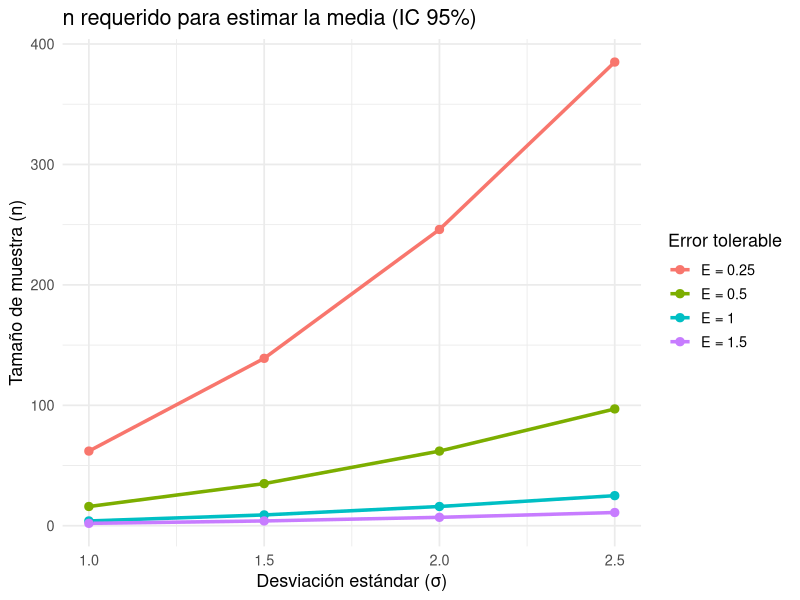
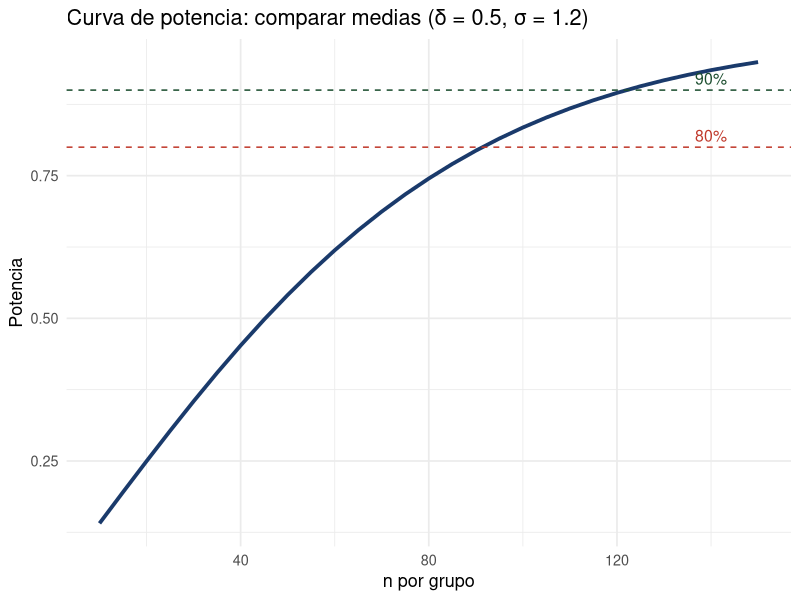

These charts were generated, in order, by the following R code:
## ---- chunk 1
#| echo: true
z <- qnorm(0.975)   # z para 95%
sigma <- 2.0
E <- 0.5

n_exacto <- (z * sigma / E)^2
n <- ceiling(n_exacto)
cat("n exacto:", round(n_exacto, 4), "\n")
cat("n requerido:", n, "parcelas\n")
## ---- chunk 2
#| echo: true
#| fig-height: 4
library(ggplot2); library(tidyverse)
z95 <- qnorm(0.975)
df <- expand_grid(E = c(0.25, 0.5, 1.0, 1.5),
                  sigma = c(1.0, 1.5, 2.0, 2.5)) |>
  mutate(n = ceiling((z95 * sigma / E)^2),
         E_label = paste0("E = ", E))

ggplot(df, aes(x = sigma, y = n, color = E_label, group = E_label)) +
  geom_line(linewidth = 1.2) +
  geom_point(size = 2.5) +
  labs(x = "Desviación estándar (σ)", y = "Tamaño de muestra (n)",
       color = "Error tolerable",
       title = "n requerido para estimar la media (IC 95%)") +
  theme_minimal(base_size = 13)
## ---- chunk 3
#| echo: true
z <- qnorm(0.975)
E <- 0.04
p_cons <- 0.5   # conservador

n_cons <- ceiling(z^2 * p_cons * (1 - p_cons) / E^2)
cat("n conservador (p = 0.5):", n_cons, "\n")

# Si se estima p ≈ 0.35 de estudios previos
p_prev <- 0.35
n_prev <- ceiling(z^2 * p_prev * (1 - p_prev) / E^2)
cat("n con p estimada = 0.35:", n_prev, "\n")
## ---- chunk 4
#| echo: true
# Ejemplo: población de 800 fincas, n0 calculado = 384
n0 <- 384; N <- 800

n_corregido <- ceiling(n0 / (1 + (n0 - 1) / N))
cat("n sin corrección:", n0, "\n")
cat("n con corrección (N =", N, "):", n_corregido, "\n")
cat("Reducción:", n0 - n_corregido, "unidades\n")
## ---- chunk 5
#| echo: true
# Detectar delta = 0.5 t/ha, sigma = 1.2, alpha = 0.05, potencia = 0.80
delta <- 0.5; sigma <- 1.2
z_alpha <- qnorm(0.975)   # alpha = 0.05 bilateral
z_beta  <- qnorm(0.80)    # potencia 80%

n_grupo <- ceiling((z_alpha + z_beta)^2 * 2 * sigma^2 / delta^2)
cat("n por grupo:", n_grupo, "\n")
cat("n total:", 2 * n_grupo, "\n")
## ---- chunk 6
#| echo: true
# Calcular n dado delta, sigma, alpha y potencia
power.t.test(delta = 0.5, sd = 1.2, sig.level = 0.05,
             power = 0.80, type = "two.sample")

# Calcular potencia dado n
power.t.test(n = 50, delta = 0.5, sd = 1.2, sig.level = 0.05,
             type = "two.sample")$power
## ---- chunk 7
#| echo: true
#| fig-height: 4
library(ggplot2); library(tidyverse)
ns <- seq(10, 150, by = 5)
potencias <- map_dbl(ns, ~power.t.test(
  n = .x, delta = 0.5, sd = 1.2, sig.level = 0.05,
  type = "two.sample")$power)

ggplot(data.frame(n = ns, pot = potencias), aes(n, pot)) +
  geom_line(color = "#1a3a6b", linewidth = 1.3) +
  geom_hline(yintercept = 0.80, color = "#c0392b", linetype = "dashed") +
  geom_hline(yintercept = 0.90, color = "#1b4d2e", linetype = "dashed") +
  annotate("text", x = 140, y = 0.82, label = "80%", color = "#c0392b", size = 4) +
  annotate("text", x = 140, y = 0.92, label = "90%", color = "#1b4d2e", size = 4) +
  labs(x = "n por grupo", y = "Potencia",
       title = "Curva de potencia: comparar medias (δ = 0.5, σ = 1.2)") +
  theme_minimal(base_size = 13)
## ---- chunk 8
#| echo: true
z <- qnorm(0.975); sigma <- 180

# (a) E = 50 g
n_a <- ceiling((z * sigma / 50)^2)
cat("(a) n con E = 50 g:", n_a, "\n")

# (b) E = 30 g
n_b <- ceiling((z * sigma / 30)^2)
cat("(b) n con E = 30 g:", n_b, "\n")
cat("Al reducir E a la mitad, n aumenta aprox", round(n_b/n_a, 1), "veces.\n")
## ---- chunk 9
#| echo: true
z <- qnorm(0.995); E <- 0.05   # 99% de confianza

# (a) Conservador p = 0.5
n_cons <- ceiling(z^2 * 0.5 * 0.5 / E^2)
cat("(a) n conservador:", n_cons, "\n")

# (b) p estimada = 0.25
n_prev <- ceiling(z^2 * 0.25 * 0.75 / E^2)
cat("(b) n con p = 0.25:", n_prev, "\n")
cat("Reducción:", n_cons - n_prev, "unidades\n")
## ---- chunk 10
#| echo: true
# (a) n por grupo
result_a <- power.t.test(delta = 0.3, sd = 0.5,
                          sig.level = 0.05, power = 0.80,
                          type = "two.sample")
cat("(a) n por grupo:", ceiling(result_a$n), "\n")

# (b) potencia con n = 30
result_b <- power.t.test(n = 30, delta = 0.3, sd = 0.5,
                          sig.level = 0.05, type = "two.sample")
cat("(b) Potencia con n = 30:", round(result_b$power, 4), "\n")
